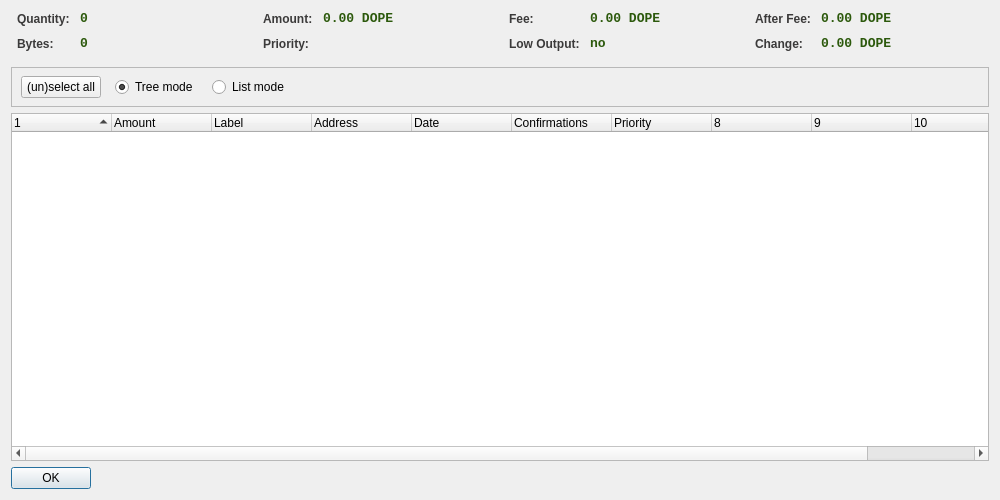
<?xml version="1.0" encoding="UTF-8"?>
<ui version="4.0">
 <class>CoinControlDialog</class>
 <widget class="QDialog" name="CoinControlDialog">
  <property name="geometry">
   <rect>
    <x>0</x>
    <y>0</y>
    <width>1000</width>
    <height>500</height>
   </rect>
  </property>
  <property name="windowTitle">
   <string>Coin Control</string>
  </property>
  <layout class="QVBoxLayout" name="verticalLayout">
   <item>
    <layout class="QHBoxLayout" name="horizontalLayoutTop" stretch="0,0,0,0">
     <property name="topMargin">
      <number>0</number>
     </property>
     <property name="bottomMargin">
      <number>10</number>
     </property>
     <item>
      <layout class="QFormLayout" name="formLayoutCoinControl1">
       <property name="horizontalSpacing">
        <number>10</number>
       </property>
       <property name="verticalSpacing">
        <number>10</number>
       </property>
       <property name="leftMargin">
        <number>6</number>
       </property>
       <property name="rightMargin">
        <number>6</number>
       </property>
       <item row="0" column="0">
        <widget class="QLabel" name="labelCoinControlQuantityText">
         <property name="font">
          <font>
           <weight>75</weight>
           <bold>true</bold>
          </font>
         </property>
         <property name="styleSheet">
          <string notr="true">QLabel { border:none; color: #3B3A3A;}</string>
         </property>
         <property name="text">
          <string>Quantity:</string>
         </property>
        </widget>
       </item>
       <item row="0" column="1">
        <widget class="QLabel" name="labelCoinControlQuantity">
         <property name="font">
          <font>
           <family>Monospace</family>
           <pointsize>10</pointsize>
           <weight>75</weight>
           <bold>true</bold>
          </font>
         </property>
         <property name="cursor">
          <cursorShape>IBeamCursor</cursorShape>
         </property>
         <property name="contextMenuPolicy">
          <enum>Qt::ActionsContextMenu</enum>
         </property>
         <property name="styleSheet">
          <string notr="true">QLabel { border:none; color: #2C590C;}</string>
         </property>
         <property name="text">
          <string>0</string>
         </property>
         <property name="textInteractionFlags">
          <set>Qt::LinksAccessibleByMouse|Qt::TextSelectableByKeyboard|Qt::TextSelectableByMouse</set>
         </property>
        </widget>
       </item>
       <item row="1" column="0">
        <widget class="QLabel" name="labelCoinControlBytesText">
         <property name="font">
          <font>
           <weight>75</weight>
           <bold>true</bold>
          </font>
         </property>
         <property name="styleSheet">
          <string notr="true">QLabel { border:none; color: #3B3A3A;}</string>
         </property>
         <property name="text">
          <string>Bytes:</string>
         </property>
        </widget>
       </item>
       <item row="1" column="1">
        <widget class="QLabel" name="labelCoinControlBytes">
         <property name="font">
          <font>
           <family>Monospace</family>
           <pointsize>10</pointsize>
           <weight>75</weight>
           <bold>true</bold>
          </font>
         </property>
         <property name="cursor">
          <cursorShape>IBeamCursor</cursorShape>
         </property>
         <property name="contextMenuPolicy">
          <enum>Qt::ActionsContextMenu</enum>
         </property>
         <property name="styleSheet">
          <string notr="true">QLabel { border:none; color: #2C590C;}</string>
         </property>
         <property name="text">
          <string>0</string>
         </property>
         <property name="textInteractionFlags">
          <set>Qt::LinksAccessibleByMouse|Qt::TextSelectableByKeyboard|Qt::TextSelectableByMouse</set>
         </property>
        </widget>
       </item>
      </layout>
     </item>
     <item>
      <layout class="QFormLayout" name="formLayoutCoinControl2">
       <property name="horizontalSpacing">
        <number>10</number>
       </property>
       <property name="verticalSpacing">
        <number>10</number>
       </property>
       <property name="leftMargin">
        <number>6</number>
       </property>
       <property name="rightMargin">
        <number>6</number>
       </property>
       <item row="0" column="0">
        <widget class="QLabel" name="labelCoinControlAmountText">
         <property name="font">
          <font>
           <weight>75</weight>
           <bold>true</bold>
          </font>
         </property>
         <property name="styleSheet">
          <string notr="true">QLabel { border:none; color: #3B3A3A;}</string>
         </property>
         <property name="text">
          <string>Amount:</string>
         </property>
        </widget>
       </item>
       <item row="0" column="1">
        <widget class="QLabel" name="labelCoinControlAmount">
         <property name="font">
          <font>
           <family>Monospace</family>
           <pointsize>10</pointsize>
           <weight>75</weight>
           <bold>true</bold>
          </font>
         </property>
         <property name="cursor">
          <cursorShape>IBeamCursor</cursorShape>
         </property>
         <property name="contextMenuPolicy">
          <enum>Qt::ActionsContextMenu</enum>
         </property>
         <property name="styleSheet">
          <string notr="true">QLabel { border:none; color: #2C590C;}</string>
         </property>
         <property name="text">
          <string>0.00 DOPE</string>
         </property>
         <property name="textInteractionFlags">
          <set>Qt::LinksAccessibleByMouse|Qt::TextSelectableByKeyboard|Qt::TextSelectableByMouse</set>
         </property>
        </widget>
       </item>
       <item row="1" column="0">
        <widget class="QLabel" name="labelCoinControlPriorityText">
         <property name="font">
          <font>
           <weight>75</weight>
           <bold>true</bold>
          </font>
         </property>
         <property name="styleSheet">
          <string notr="true">QLabel { border:none; color: #3B3A3A;}</string>
         </property>
         <property name="text">
          <string>Priority:</string>
         </property>
        </widget>
       </item>
       <item row="1" column="1">
        <widget class="QLabel" name="labelCoinControlPriority">
         <property name="font">
          <font>
           <family>Monospace</family>
           <pointsize>10</pointsize>
           <weight>75</weight>
           <bold>true</bold>
          </font>
         </property>
         <property name="cursor">
          <cursorShape>IBeamCursor</cursorShape>
         </property>
         <property name="contextMenuPolicy">
          <enum>Qt::ActionsContextMenu</enum>
         </property>
         <property name="styleSheet">
          <string notr="true">QLabel { border:none; color: #2C590C;}</string>
         </property>
         <property name="text">
          <string/>
         </property>
         <property name="textInteractionFlags">
          <set>Qt::LinksAccessibleByMouse|Qt::TextSelectableByKeyboard|Qt::TextSelectableByMouse</set>
         </property>
        </widget>
       </item>
      </layout>
     </item>
     <item>
      <layout class="QFormLayout" name="formLayoutCoinControl3">
       <property name="horizontalSpacing">
        <number>10</number>
       </property>
       <property name="verticalSpacing">
        <number>10</number>
       </property>
       <property name="leftMargin">
        <number>6</number>
       </property>
       <property name="rightMargin">
        <number>6</number>
       </property>
       <item row="0" column="0">
        <widget class="QLabel" name="labelCoinControlFeeText">
         <property name="font">
          <font>
           <weight>75</weight>
           <bold>true</bold>
          </font>
         </property>
         <property name="styleSheet">
          <string notr="true">QLabel { border:none; color: #3B3A3A;}</string>
         </property>
         <property name="text">
          <string>Fee:</string>
         </property>
        </widget>
       </item>
       <item row="0" column="1">
        <widget class="QLabel" name="labelCoinControlFee">
         <property name="font">
          <font>
           <family>Monospace</family>
           <pointsize>10</pointsize>
           <weight>75</weight>
           <bold>true</bold>
          </font>
         </property>
         <property name="cursor">
          <cursorShape>IBeamCursor</cursorShape>
         </property>
         <property name="contextMenuPolicy">
          <enum>Qt::ActionsContextMenu</enum>
         </property>
         <property name="styleSheet">
          <string notr="true">QLabel { border:none; color: #2C590C;}</string>
         </property>
         <property name="text">
          <string>0.00 DOPE</string>
         </property>
         <property name="textInteractionFlags">
          <set>Qt::LinksAccessibleByMouse|Qt::TextSelectableByKeyboard|Qt::TextSelectableByMouse</set>
         </property>
        </widget>
       </item>
       <item row="1" column="0">
        <widget class="QLabel" name="labelCoinControlLowOutputText">
         <property name="enabled">
          <bool>false</bool>
         </property>
         <property name="font">
          <font>
           <weight>75</weight>
           <bold>true</bold>
          </font>
         </property>
         <property name="styleSheet">
          <string notr="true">QLabel { border:none; color: #3B3A3A;}</string>
         </property>
         <property name="text">
          <string>Low Output:</string>
         </property>
        </widget>
       </item>
       <item row="1" column="1">
        <widget class="QLabel" name="labelCoinControlLowOutput">
         <property name="enabled">
          <bool>false</bool>
         </property>
         <property name="font">
          <font>
           <family>Monospace</family>
           <pointsize>10</pointsize>
           <weight>75</weight>
           <bold>true</bold>
          </font>
         </property>
         <property name="cursor">
          <cursorShape>IBeamCursor</cursorShape>
         </property>
         <property name="contextMenuPolicy">
          <enum>Qt::ActionsContextMenu</enum>
         </property>
         <property name="styleSheet">
          <string notr="true">QLabel { border:none; color: #2C590C;}</string>
         </property>
         <property name="text">
          <string>no</string>
         </property>
         <property name="textInteractionFlags">
          <set>Qt::LinksAccessibleByMouse|Qt::TextSelectableByKeyboard|Qt::TextSelectableByMouse</set>
         </property>
        </widget>
       </item>
      </layout>
     </item>
     <item>
      <layout class="QFormLayout" name="formLayoutCoinControl4">
       <property name="fieldGrowthPolicy">
        <enum>QFormLayout::AllNonFixedFieldsGrow</enum>
       </property>
       <property name="horizontalSpacing">
        <number>10</number>
       </property>
       <property name="verticalSpacing">
        <number>10</number>
       </property>
       <property name="leftMargin">
        <number>6</number>
       </property>
       <property name="rightMargin">
        <number>6</number>
       </property>
       <item row="0" column="0">
        <widget class="QLabel" name="labelCoinControlAfterFeeText">
         <property name="font">
          <font>
           <weight>75</weight>
           <bold>true</bold>
          </font>
         </property>
         <property name="styleSheet">
          <string notr="true">QLabel { border:none; color: #3B3A3A;}</string>
         </property>
         <property name="text">
          <string>After Fee:</string>
         </property>
        </widget>
       </item>
       <item row="0" column="1">
        <widget class="QLabel" name="labelCoinControlAfterFee">
         <property name="font">
          <font>
           <family>Monospace</family>
           <pointsize>10</pointsize>
           <weight>75</weight>
           <bold>true</bold>
          </font>
         </property>
         <property name="cursor">
          <cursorShape>IBeamCursor</cursorShape>
         </property>
         <property name="contextMenuPolicy">
          <enum>Qt::ActionsContextMenu</enum>
         </property>
         <property name="styleSheet">
          <string notr="true">QLabel { border:none; color: #2C590C;}</string>
         </property>
         <property name="text">
          <string>0.00 DOPE</string>
         </property>
         <property name="textInteractionFlags">
          <set>Qt::LinksAccessibleByMouse|Qt::TextSelectableByKeyboard|Qt::TextSelectableByMouse</set>
         </property>
        </widget>
       </item>
       <item row="1" column="0">
        <widget class="QLabel" name="labelCoinControlChangeText">
         <property name="enabled">
          <bool>false</bool>
         </property>
         <property name="font">
          <font>
           <weight>75</weight>
           <bold>true</bold>
          </font>
         </property>
         <property name="styleSheet">
          <string notr="true">QLabel { border:none; color: #3B3A3A;}</string>
         </property>
         <property name="text">
          <string>Change:</string>
         </property>
        </widget>
       </item>
       <item row="1" column="1">
        <widget class="QLabel" name="labelCoinControlChange">
         <property name="enabled">
          <bool>false</bool>
         </property>
         <property name="font">
          <font>
           <family>Monospace</family>
           <pointsize>10</pointsize>
           <weight>75</weight>
           <bold>true</bold>
          </font>
         </property>
         <property name="cursor">
          <cursorShape>IBeamCursor</cursorShape>
         </property>
         <property name="contextMenuPolicy">
          <enum>Qt::ActionsContextMenu</enum>
         </property>
         <property name="styleSheet">
          <string notr="true">QLabel { border:none; color: #2C590C;}</string>
         </property>
         <property name="text">
          <string>0.00 DOPE</string>
         </property>
         <property name="textInteractionFlags">
          <set>Qt::LinksAccessibleByMouse|Qt::TextSelectableByKeyboard|Qt::TextSelectableByMouse</set>
         </property>
        </widget>
       </item>
      </layout>
     </item>
    </layout>
   </item>
   <item>
    <widget class="QFrame" name="frame">
     <property name="minimumSize">
      <size>
       <width>0</width>
       <height>40</height>
      </size>
     </property>
     <property name="frameShape">
      <enum>QFrame::StyledPanel</enum>
     </property>
     <property name="frameShadow">
      <enum>QFrame::Sunken</enum>
     </property>
     <widget class="QWidget" name="horizontalLayoutWidget">
      <property name="geometry">
       <rect>
        <x>10</x>
        <y>0</y>
        <width>781</width>
        <height>41</height>
       </rect>
      </property>
      <layout class="QHBoxLayout" name="horizontalLayoutPanel" stretch="0,0,0,0">
       <property name="spacing">
        <number>14</number>
       </property>
       <item>
        <widget class="QPushButton" name="pushButtonSelectAll">
         <property name="sizePolicy">
          <sizepolicy hsizetype="Maximum" vsizetype="Fixed">
           <horstretch>0</horstretch>
           <verstretch>0</verstretch>
          </sizepolicy>
         </property>
         <property name="text">
          <string>(un)select all</string>
         </property>
        </widget>
       </item>
       <item>
        <widget class="QRadioButton" name="radioTreeMode">
         <property name="sizePolicy">
          <sizepolicy hsizetype="Maximum" vsizetype="Fixed">
           <horstretch>0</horstretch>
           <verstretch>0</verstretch>
          </sizepolicy>
         </property>
         <property name="text">
          <string>Tree mode</string>
         </property>
         <property name="checked">
          <bool>true</bool>
         </property>
        </widget>
       </item>
       <item>
        <widget class="QRadioButton" name="radioListMode">
         <property name="sizePolicy">
          <sizepolicy hsizetype="Maximum" vsizetype="Fixed">
           <horstretch>0</horstretch>
           <verstretch>0</verstretch>
          </sizepolicy>
         </property>
         <property name="text">
          <string>List mode</string>
         </property>
        </widget>
       </item>
       <item>
        <spacer name="horizontalSpacer">
         <property name="orientation">
          <enum>Qt::Horizontal</enum>
         </property>
         <property name="sizeHint" stdset="0">
          <size>
           <width>40</width>
           <height>20</height>
          </size>
         </property>
        </spacer>
       </item>
      </layout>
     </widget>
    </widget>
   </item>
   <item>
    <widget class="CoinControlTreeWidget" name="treeWidget">
     <property name="contextMenuPolicy">
      <enum>Qt::CustomContextMenu</enum>
     </property>
     <property name="sortingEnabled">
      <bool>false</bool>
     </property>
     <property name="columnCount">
      <number>11</number>
     </property>
     <attribute name="headerShowSortIndicator" stdset="0">
      <bool>true</bool>
     </attribute>
     <attribute name="headerStretchLastSection">
      <bool>false</bool>
     </attribute>
     <column>
      <property name="text">
       <string/>
      </property>
     </column>
     <column>
      <property name="text">
       <string>Amount</string>
      </property>
     </column>
     <column>
      <property name="text">
       <string>Label</string>
      </property>
     </column>
     <column>
      <property name="text">
       <string>Address</string>
      </property>
     </column>
     <column>
      <property name="text">
       <string>Date</string>
      </property>
     </column>
     <column>
      <property name="text">
       <string>Confirmations</string>
      </property>
      <property name="toolTip">
       <string>Confirmed</string>
      </property>
     </column>
     <column>
      <property name="text">
       <string>Priority</string>
      </property>
     </column>
     <column>
      <property name="text">
       <string/>
      </property>
     </column>
     <column>
      <property name="text">
       <string/>
      </property>
     </column>
     <column>
      <property name="text">
       <string/>
      </property>
     </column>
     <column>
      <property name="text">
       <string/>
      </property>
     </column>
    </widget>
   </item>
   <item>
    <widget class="QDialogButtonBox" name="buttonBox">
     <property name="sizePolicy">
      <sizepolicy hsizetype="Maximum" vsizetype="Fixed">
       <horstretch>0</horstretch>
       <verstretch>0</verstretch>
      </sizepolicy>
     </property>
     <property name="orientation">
      <enum>Qt::Horizontal</enum>
     </property>
     <property name="standardButtons">
      <set>QDialogButtonBox::Ok</set>
     </property>
    </widget>
   </item>
  </layout>
 </widget>
 <customwidgets>
  <customwidget>
   <class>CoinControlTreeWidget</class>
   <extends>QTreeWidget</extends>
   <header>coincontroltreewidget.h</header>
  </customwidget>
 </customwidgets>
 <resources/>
 <connections/>
</ui>
